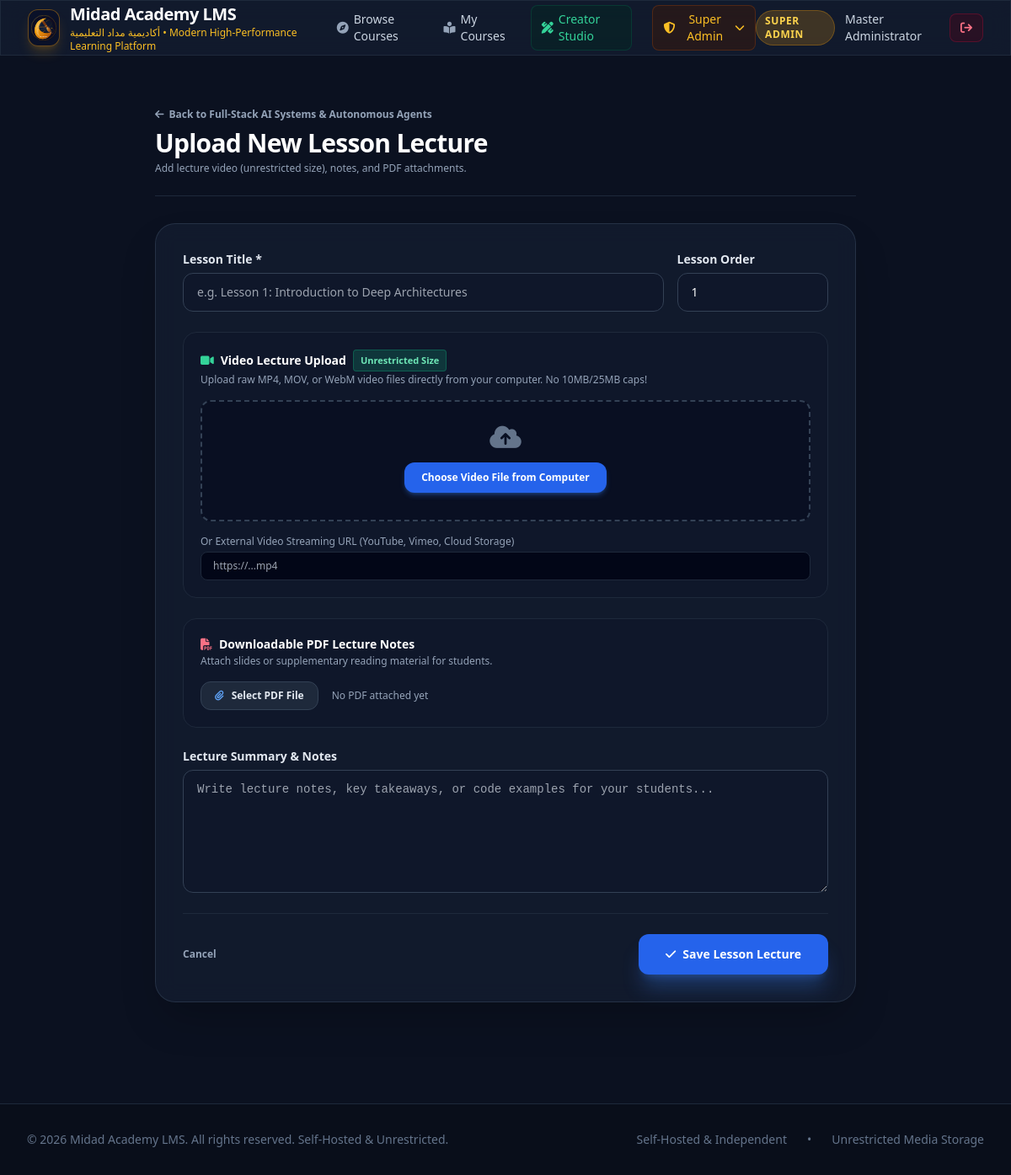
/studio/course/1/lesson/new (signed in), run on the app's committed database.
### tables this page shows
CREATE TABLE settings (
        key TEXT PRIMARY KEY,
        value TEXT NOT NULL
    );

CREATE TABLE users (
        id INTEGER PRIMARY KEY AUTOINCREMENT,
        email TEXT UNIQUE NOT NULL,
        name TEXT NOT NULL,
        password_hash TEXT NOT NULL,
        role TEXT NOT NULL DEFAULT 'student',
        created_at TIMESTAMP DEFAULT CURRENT_TIMESTAMP
    );

CREATE TABLE courses (
        id INTEGER PRIMARY KEY AUTOINCREMENT,
        title TEXT NOT NULL,
        slug TEXT UNIQUE NOT NULL,
        description TEXT,
        instructor_id INTEGER NOT NULL,
        cover_image TEXT,
        category TEXT DEFAULT 'Technology',
        price REAL DEFAULT 0.0,
        is_published INTEGER DEFAULT 1,
        created_at TIMESTAMP DEFAULT CURRENT_TIMESTAMP,
        FOREIGN KEY (instructor_id) REFERENCES users(id) ON DELETE CASCADE
    );

### app.py (the view, shortened to what this page needs)
@app.route("/studio/course/<int:course_id>/lesson/new", methods=["GET", "POST"])
@instructor_required
def new_lesson(course_id):
    conn = db.get_db_connection()
    course = conn.execute("SELECT * FROM courses WHERE id = ?", (course_id,)).fetchone()
    if not course:
        conn.close()
        abort(404)
    conn.close()
    return render_template("lesson_editor.html", course=course, lesson=None)

### app.py (called while the page is built)
@app.context_processor
def inject_global_data():
    settings = db.get_settings()
    current_user = None
    if "user_id" in session:
        current_user = db.get_user_by_id(session["user_id"])
    return dict(settings=settings, current_user=current_user)

def instructor_required(f):
    @wraps(f)
    def decorated_function(*args, **kwargs):
        if "user_id" not in session:
            flash("Please sign in to access the Creator Studio.", "warning")
            return redirect(url_for("login", next=request.url))
        user = db.get_user_by_id(session["user_id"])
        if not user or user["role"] not in ["instructor", "super_admin"]:
            abort(403, description="Access Restricted: Only designated Course Creators can access the studio.")
        return f(*args, **kwargs)
    return decorated_function

### database.py (called while the page is built)
def get_db_connection():
    conn = sqlite3.connect(DB_PATH)
    conn.row_factory = sqlite3.Row
    conn.execute("PRAGMA foreign_keys = ON")
    return conn

def get_settings():
    conn = get_db_connection()
    rows = conn.execute("SELECT key, value FROM settings").fetchall()
    conn.close()
    return {row["key"]: row["value"] for row in rows}

def get_user_by_id(user_id):
    conn = get_db_connection()
    user = conn.execute("SELECT * FROM users WHERE id = ?", (user_id,)).fetchone()
    conn.close()
    return user

### templates/lesson_editor.html (shortened to what this page needs)
{% extends "base.html" %}
{% block content %}
<div class="max-w-4xl mx-auto px-4 sm:px-6 lg:px-8 py-10">
    <div class="pb-6 border-b border-slate-800">
        <a href="{{ url_for('edit_course', course_id=course.id) }}" class="text-xs font-semibold text-slate-400 hover:text-white mb-2 inline-flex items-center gap-1.5">
            <i class="fa-solid fa-arrow-left"></i> Back to {{ course.title }}
        </a>
        <h1 class="text-2xl sm:text-3xl font-bold text-white tracking-tight">
            {% if lesson %}Edit Lesson: {{ lesson.title }}{% else %}Upload New Lesson Lecture{% endif %}
        </h1>
        <p class="text-xs text-slate-400 mt-1">Add lecture video (unrestricted size), notes, and PDF attachments.</p>
    </div>
    <form method="POST" enctype="multipart/form-data" class="mt-8 space-y-6 glass-card p-6 sm:p-8 rounded-3xl border border-slate-700/60 shadow-2xl">
        <div class="grid grid-cols-1 sm:grid-cols-4 gap-4">
            <div class="sm:col-span-3">
                <label for="title" class="block text-sm font-semibold text-slate-200">Lesson Title *</label>
                <input type="text" id="title" name="title" value="{{ lesson.title if lesson else '' }}" required
                       class="mt-1.5 block w-full px-4 py-3 bg-slate-900 border border-slate-700 rounded-xl text-white text-sm focus:ring-2 focus:ring-blue-500 focus:outline-none"
                       placeholder="e.g. Lesson 1: Introduction to Deep Architectures">
            </div>
            <div>
                <label for="order_index" class="block text-sm font-semibold text-slate-200">Lesson Order</label>
                <input type="number" id="order_index" name="order_index" value="{{ lesson.order_index if lesson else 1 }}"
                       class="mt-1.5 block w-full px-4 py-3 bg-slate-900 border border-slate-700 rounded-xl text-white text-sm focus:ring-2 focus:ring-blue-500 focus:outline-none">
            </div>
        </div>
        <div class="p-5 rounded-2xl bg-slate-900/80 border border-slate-800 space-y-4">
            <div class="flex items-center justify-between">
                <div>
                    <label class="block text-sm font-bold text-white flex items-center gap-2">
                        <i class="fa-solid fa-video text-emerald-400"></i> Video Lecture Upload
                        <span class="text-[11px] font-semibold px-2 py-0.5 rounded bg-emerald-500/20 text-emerald-300 border border-emerald-500/30">
                            Unrestricted Size
                        </span>
                    </label>
                    <p class="text-xs text-slate-400 mt-0.5">Upload raw MP4, MOV, or WebM video files directly from your computer. No 10MB/25MB caps!</p>
                </div>
            </div>
            <div class="border-2 border-dashed border-slate-700 rounded-xl p-6 text-center bg-slate-950/40">
                <i class="fa-solid fa-cloud-arrow-up text-3xl text-slate-500 mb-3 block"></i>
                <label class="cursor-pointer px-5 py-2.5 rounded-xl bg-blue-600 hover:bg-blue-500 text-xs font-semibold text-white shadow-md shadow-blue-500/30 transition inline-block">
                    Choose Video File from Computer
                </label>
            </div>
            <div>
                <label for="video_url" class="block text-xs font-medium text-slate-400">Or External Video Streaming URL (YouTube, Vimeo, Cloud Storage)</label>
                <input type="text" id="video_url" name="video_url" value="{{ lesson.video_url if lesson else '' }}"
                       class="mt-1 block w-full px-3.5 py-2 bg-slate-950 border border-slate-800 rounded-lg text-white text-xs focus:ring-1 focus:ring-blue-500 focus:outline-none"
                       placeholder="https://...mp4">
            </div>
        </div>
        <div class="p-5 rounded-2xl bg-slate-900/80 border border-slate-800 space-y-4">
            <div>
                <label class="block text-sm font-bold text-white flex items-center gap-2">
                    <i class="fa-solid fa-file-pdf text-rose-400"></i> Downloadable PDF Lecture Notes
                </label>
                <p class="text-xs text-slate-400 mt-0.5">Attach slides or supplementary reading material for students.</p>
            </div>
            <div class="flex items-center space-x-4">
                <label class="cursor-pointer px-4 py-2 rounded-xl bg-slate-800 hover:bg-slate-700 text-xs font-semibold text-slate-200 border border-slate-700 inline-block">
                    <i class="fa-solid fa-paperclip mr-1.5 text-blue-400"></i> Select PDF File
                </label>
                <span id="pdf_chosen_label" class="text-xs text-slate-400">
                    {% if lesson and lesson.pdf_url %}Attached: {{ lesson.pdf_url }}{% else %}No PDF attached yet{% endif %}
                </span>
            </div>
        </div>
        <div>
            <label for="notes" class="block text-sm font-semibold text-slate-200">Lecture Summary & Notes</label>
            <textarea id="notes" name="notes" rows="6"
                      class="mt-1.5 block w-full px-4 py-3 bg-slate-900 border border-slate-700 rounded-xl text-white text-sm focus:ring-2 focus:ring-blue-500 focus:outline-none font-mono"
                      placeholder="Write lecture notes, key takeaways, or code examples for your students...">{{ lesson.notes if lesson else '' }}</textarea>
        </div>
        <div class="pt-6 border-t border-slate-800 flex items-center justify-between">
            <a href="{{ url_for('edit_course', course_id=course.id) }}" class="text-xs font-semibold text-slate-400 hover:text-white">
                Cancel
            </a>
            <button type="submit" class="px-8 py-3.5 rounded-xl bg-blue-600 hover:bg-blue-500 text-white font-bold text-sm shadow-xl shadow-blue-500/30 transition flex items-center gap-2">
                <i class="fa-solid fa-check"></i> Save Lesson Lecture
            </button>
        </div>
    </form>
</div>
{% endblock %}

### templates/base.html (shortened to what this page needs)
<!DOCTYPE html>
<html lang="en">
<head>
    <script src="https://cdn.tailwindcss.com"></script>
    <link rel="stylesheet" href="https://cdnjs.cloudflare.com/ajax/libs/font-awesome/6.4.0/css/all.min.css">
</head>
<body class="min-h-screen flex flex-col antialiased">
    <header class="sticky top-0 z-50 glass-card border-b border-slate-800">
        <div class="max-w-7xl mx-auto px-4 sm:px-6 lg:px-8">
            <div class="flex items-center justify-between h-16">
                <a href="{{ url_for('index') }}" class="flex items-center space-x-3 group">
                    <div class="w-11 h-11 rounded-xl bg-[#0A1128] border border-amber-500/40 p-0.5 flex items-center justify-center shadow-lg shadow-amber-500/20 group-hover:scale-105 transition overflow-hidden">
                        <img src="{{ url_for('static', filename='images/midad_logo.svg') }}" alt="Midad Academy LMS Logo" class="w-full h-full object-contain">
                    </div>
                    <div>
                        <span class="text-xl font-bold tracking-tight text-white block">{{ settings.site_name }}</span>
                        <span class="text-xs text-amber-400 font-medium hidden sm:block">{{ settings.tagline }}</span>
                    </div>
                </a>
                <nav class="hidden md:flex items-center space-x-6">
                    <a href="{{ url_for('index') }}" class="text-sm font-medium text-slate-300 hover:text-white transition flex items-center gap-1.5">
                        <i class="fa-solid fa-compass text-slate-400"></i> Browse Courses
                    </a>
                    {% if current_user %}
                        <a href="{{ url_for('my_learning') }}" class="text-sm font-medium text-slate-300 hover:text-white transition flex items-center gap-1.5">
                            <i class="fa-solid fa-book-open-reader text-slate-400"></i> My Courses
                        </a>
                        {% if current_user.role in ['instructor', 'super_admin'] %}
                        <a href="{{ url_for('studio') }}" class="text-sm font-medium text-emerald-400 hover:text-emerald-300 transition flex items-center gap-1.5 bg-emerald-950/40 px-3 py-1.5 rounded-lg border border-emerald-800/40">
                            <i class="fa-solid fa-pen-ruler"></i> Creator Studio
                        </a>
                        {% endif %}
                        {% if current_user.role == 'super_admin' %}
                        <div class="relative group">
                            <button class="text-sm font-medium text-amber-400 hover:text-amber-300 transition flex items-center gap-1.5 bg-amber-950/40 px-3 py-1.5 rounded-lg border border-amber-800/40">
                                <i class="fa-solid fa-shield-halved"></i> Super Admin <i class="fa-solid fa-chevron-down text-xs"></i>
                            </button>
                        </div>
                        {% endif %}
                    {% endif %}
                </nav>
                <div class="flex items-center space-x-3">
                    {% if current_user %}
                        <div class="flex items-center space-x-3">
                            <span class="text-xs font-semibold px-2.5 py-1 rounded-full uppercase tracking-wider
                                {% if current_user.role == 'super_admin' %} bg-amber-500/20 text-amber-300 border border-amber-500/30
                                {% elif current_user.role == 'instructor' %} bg-emerald-500/20 text-emerald-300 border border-emerald-500/30
                                {% else %} bg-slate-700/50 text-slate-300 border border-slate-600/30 {% endif %}">
                                {{ current_user.role | replace('_', ' ') }}
                            </span>
                            <span class="text-sm font-medium text-slate-300 hidden lg:inline">{{ current_user.name }}</span>
                            <a href="{{ url_for('logout') }}" class="text-sm font-medium text-rose-400 hover:text-rose-300 transition bg-rose-950/40 px-3 py-1.5 rounded-lg border border-rose-800/40">
                                <i class="fa-solid fa-arrow-right-from-bracket"></i>
                            </a>
                        </div>
                    {% endif %}
                </div>
            </div>
        </div>
    </header>
    <main class="flex-grow">
        {% block content %}{% endblock %}
    </main>
    <footer class="mt-20 border-t border-slate-800 bg-[#090e1a] py-8">
        <div class="max-w-7xl mx-auto px-4 sm:px-6 lg:px-8 flex flex-col md:flex-row items-center justify-between text-sm text-slate-500 gap-4">
            <p>{{ settings.footer_text }}</p>
            <div class="flex items-center space-x-6">
                <span>Self-Hosted & Independent</span>
                <span>•</span>
                <span>Unrestricted Media Storage</span>
            </div>
        </div>
    </footer>
</body>
</html>

### templates/base.html (style rules this page uses)
body { background-color: #0b1120; color: #f8fafc; font-family: system-ui, -apple-system, sans-serif; }
.glass-card { background: rgba(21, 31, 50, 0.7); backdrop-filter: blur(12px); border: 1px solid rgba(255, 255, 255, 0.08); }

### data on the page
settings: site_name "Midad Academy LMS"
settings: tagline "أكاديمية مداد التعليمية • Modern High-Performance Learning Platform"
users: role "SUPER ADMIN", name "Master Administrator"
courses: title "Full-Stack AI Systems & Autonomous Agents"
settings: footer_text "© 2026 Midad Academy LMS. All rights reserved. Self-Hosted & Unrestricted."
